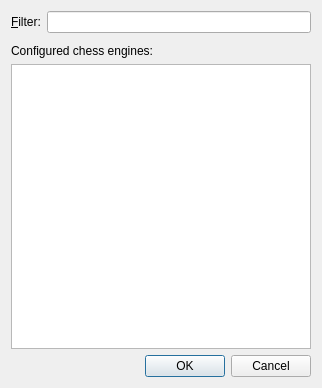
<?xml version="1.0" encoding="UTF-8"?>
<ui version="4.0">
 <class>EngineSelectionDialog</class>
 <widget class="QDialog" name="EngineSelectionDialog">
  <property name="geometry">
   <rect>
    <x>0</x>
    <y>0</y>
    <width>322</width>
    <height>388</height>
   </rect>
  </property>
  <property name="windowTitle">
   <string>Select Chess Engines</string>
  </property>
  <layout class="QVBoxLayout" name="verticalLayout">
   <item>
    <layout class="QHBoxLayout" name="horizontalLayout">
     <item>
      <widget class="QLabel" name="label">
       <property name="text">
        <string>&amp;Filter:</string>
       </property>
       <property name="buddy">
        <cstring>m_engineFilterEdit</cstring>
       </property>
      </widget>
     </item>
     <item>
      <widget class="QLineEdit" name="m_engineFilterEdit"/>
     </item>
    </layout>
   </item>
   <item>
    <spacer name="verticalSpacer">
     <property name="orientation">
      <enum>Qt::Vertical</enum>
     </property>
     <property name="sizeType">
      <enum>QSizePolicy::Fixed</enum>
     </property>
     <property name="sizeHint" stdset="0">
      <size>
       <width>1</width>
       <height>5</height>
      </size>
     </property>
    </spacer>
   </item>
   <item>
    <widget class="QLabel" name="label_2">
     <property name="text">
      <string>Configured chess engines:</string>
     </property>
     <property name="buddy">
      <cstring>m_enginesList</cstring>
     </property>
    </widget>
   </item>
   <item>
    <widget class="QListView" name="m_enginesList">
     <property name="editTriggers">
      <set>QAbstractItemView::NoEditTriggers</set>
     </property>
     <property name="showDropIndicator" stdset="0">
      <bool>true</bool>
     </property>
     <property name="selectionMode">
      <enum>QAbstractItemView::ExtendedSelection</enum>
     </property>
     <property name="selectionBehavior">
      <enum>QAbstractItemView::SelectItems</enum>
     </property>
    </widget>
   </item>
   <item>
    <widget class="QDialogButtonBox" name="buttonBox">
     <property name="orientation">
      <enum>Qt::Horizontal</enum>
     </property>
     <property name="standardButtons">
      <set>QDialogButtonBox::Cancel|QDialogButtonBox::Ok</set>
     </property>
    </widget>
   </item>
  </layout>
 </widget>
 <resources/>
 <connections>
  <connection>
   <sender>buttonBox</sender>
   <signal>accepted()</signal>
   <receiver>EngineSelectionDialog</receiver>
   <slot>accept()</slot>
   <hints>
    <hint type="sourcelabel">
     <x>248</x>
     <y>254</y>
    </hint>
    <hint type="destinationlabel">
     <x>157</x>
     <y>274</y>
    </hint>
   </hints>
  </connection>
  <connection>
   <sender>buttonBox</sender>
   <signal>rejected()</signal>
   <receiver>EngineSelectionDialog</receiver>
   <slot>reject()</slot>
   <hints>
    <hint type="sourcelabel">
     <x>316</x>
     <y>260</y>
    </hint>
    <hint type="destinationlabel">
     <x>286</x>
     <y>274</y>
    </hint>
   </hints>
  </connection>
 </connections>
</ui>
